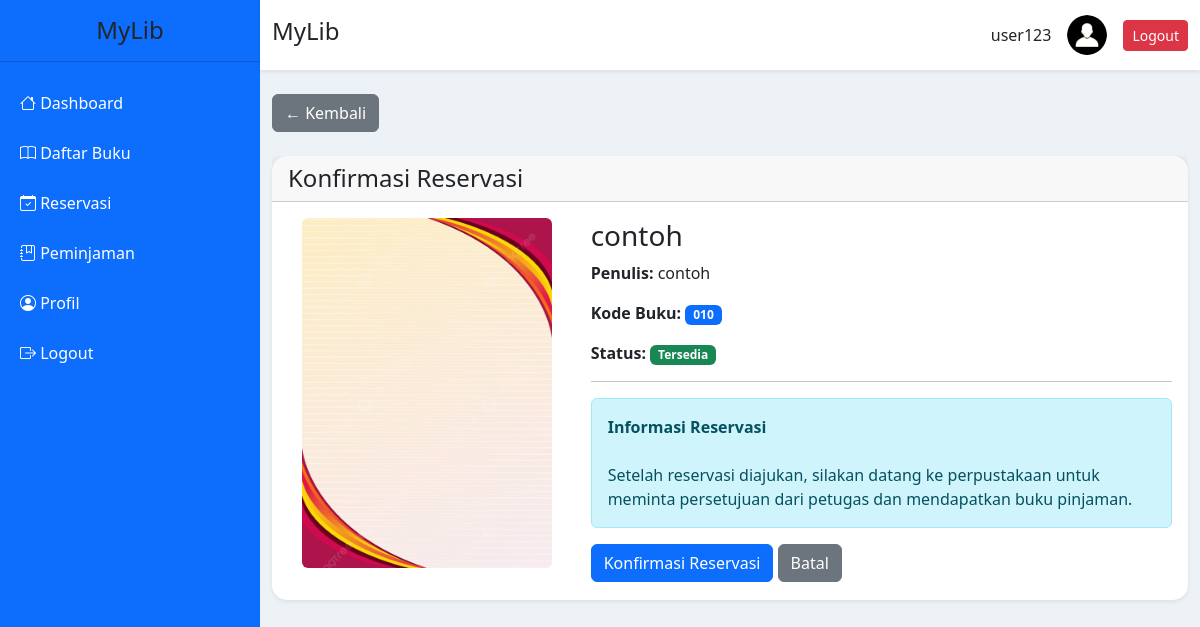
The page /user/reservasi/tambah.php?eksemplar_id=5 (signed in) on the database its author committed.
### tables this page shows
CREATE TABLE `eksemplar_buku` (
  `id` int NOT NULL,
  `judul_id` int NOT NULL,
  `kode_buku` varchar(30) NOT NULL,
  `status` enum('Tersedia','Dipinjam','Rusak','Hilang') DEFAULT 'Tersedia',
  `created_at` timestamp NULL DEFAULT CURRENT_TIMESTAMP
);

CREATE TABLE `judul_buku` (
  `id` int NOT NULL,
  `judul` varchar(200) NOT NULL,
  `penulis` varchar(100) NOT NULL,
  `penerbit` varchar(100) NOT NULL,
  `tahun` year NOT NULL,
  `isbn` varchar(30) DEFAULT NULL,
  `kategori` varchar(100) DEFAULT NULL,
  `rak` varchar(50) DEFAULT NULL,
  `sinopsis` text,
  `cover` varchar(255) DEFAULT 'default-book.png',
  `created_at` timestamp NULL DEFAULT CURRENT_TIMESTAMP
);

### user/reservasi/tambah.php (the view, shortened to what this page needs)
<?php
require "../../config/koneksi.php";
$eksemplar_id = (int) $_GET['eksemplar_id'];
$query = mysqli_query($koneksi, "
    SELECT
        eksemplar_buku.id AS eksemplar_id,
        eksemplar_buku.kode_buku,
        eksemplar_buku.status,
        judul_buku.id AS judul_id,
        judul_buku.judul,
        judul_buku.penulis,
        judul_buku.cover
    FROM eksemplar_buku
    INNER JOIN judul_buku
        ON eksemplar_buku.judul_id = judul_buku.id
    WHERE eksemplar_buku.id = $eksemplar_id
");
$buku = mysqli_fetch_assoc($query);
include "../../templates/header.php";
?>
<?php include "../../templates/sidebar_user.php"; ?>
<div class="main">
<?php include "../../templates/navbar.php"; ?>
<div class="container mt-4">
<a
    href="<?= BASE_URL ?>user/buku/detail.php?id=<?= $buku['judul_id']; ?>"
    class="btn btn-secondary mb-4"
>
    ← Kembali
</a>
<div class="card shadow-sm">
<div class="card-header">
    <h4 class="mb-0">
        Konfirmasi Reservasi
    </h4>
</div>
<div class="card-body">
<div class="row align-items-center">
<div class="col-md-4 text-center mb-3">
<?php
if (
    !empty($buku['cover']) &&
    file_exists(
        "../../assets/upload/cover/" . $buku['cover']
    )
) {
?>
<img
    src="<?= BASE_URL ?>assets/upload/cover/<?= htmlspecialchars($buku['cover']); ?>"
    class="img-fluid rounded"
    style="max-height:350px;"
>
<?php
}
?>
</div>
<div class="col-md-8">
<h3>
<?= htmlspecialchars($buku['judul']); ?>
</h3>
<p>
<strong>Penulis:</strong>
<?= htmlspecialchars($buku['penulis']); ?>
</p>
<p>
<strong>Kode Buku:</strong>
<span class="badge bg-primary">
<?= htmlspecialchars($buku['kode_buku']); ?>
</span>
</p>
<p>
<strong>Status:</strong>
<span class="badge bg-success">
Tersedia
</span>
</p>
<hr>
<div class="alert alert-info">
<strong>Informasi Reservasi</strong>
<br><br>
Setelah reservasi diajukan, silakan datang ke
perpustakaan untuk meminta persetujuan dari
petugas dan mendapatkan buku pinjaman.
</div>
<form method="POST">
<button
    type="submit"
    name="reservasi"
    class="btn btn-primary"
>
    Konfirmasi Reservasi
</button>
<a
    href="<?= BASE_URL ?>user/buku/detail.php?id=<?= $buku['judul_id']; ?>"
    class="btn btn-secondary"
>
    Batal
</a>
</form>
</div>
</div>
</div>
</div>
</div>
<?php include "../../templates/footer.php"; ?>

### templates/header.php (style rules this page uses)
body { background:#edf2f7; font-family:Segoe UI; }
.main { margin-left:260px; }
.card { border:none; border-radius:15px; }

### rows shown on the page
eksemplar_buku: judul.cover (picture), judul.judul "contoh", judul.penulis "contoh", kode_buku "010"

### other values the page prints
$_SESSION['nama'] "user123"
